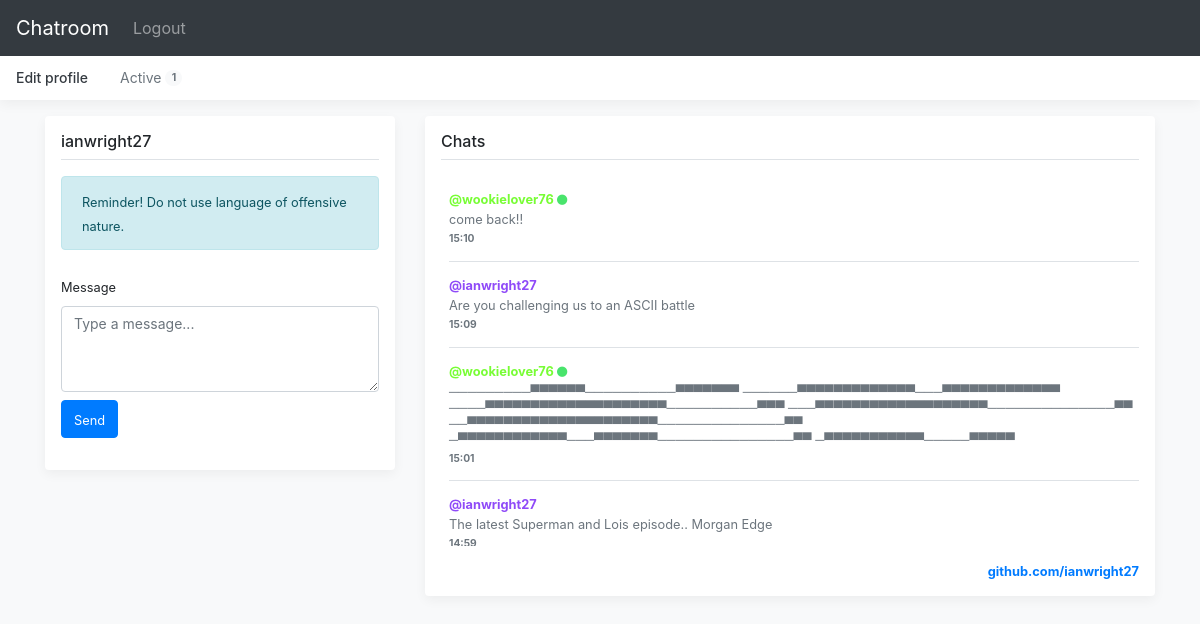
The app's page /chat/ (signed in) with its own data.
### tables this page shows
CREATE TABLE `messages` (
  `id` int(11) NOT NULL,
  `user_id` int(11) NOT NULL,
  `message` text NOT NULL,
  `time_sent` timestamp NOT NULL DEFAULT current_timestamp()
);

CREATE TABLE `users` (
  `id` int(11) NOT NULL,
  `username` varchar(40) NOT NULL,
  `email` varchar(255) NOT NULL,
  `pass` varchar(42) NOT NULL,
  `active` tinyint(1) NOT NULL,
  `color` varchar(25) NOT NULL,
  `last_active` timestamp NOT NULL DEFAULT current_timestamp() ON UPDATE current_timestamp()
);

### src/chat/index.php (the view, shortened to what this page needs)
<?php
require "../includes/conn.php";
$active_chats = getActive();
function getActive(){
  global $conn;
  $sql = "SELECT * FROM users WHERE active='1' ";
  $query = mysqli_query($conn, $sql);
  if ($query){
    $count = mysqli_num_rows($query);
    return $count;
  } else {
    echo mysqli_error($conn);
  }
}
?>
<!doctype html>
<html lang="en">
  <head>
    <link rel="stylesheet" href="https://maxcdn.bootstrapcdn.com/bootstrap/4.5.2/css/bootstrap.min.css">
    <link rel="stylesheet" href="https://cdnjs.cloudflare.com/ajax/libs/font-awesome/4.7.0/css/font-awesome.min.css">
    <link href="../assets/css/signin.css" rel="stylesheet">
    <link href="../assets/css/my.css" rel="stylesheet">
    <link href="../assets/css/offcanvas.css" rel="stylesheet">
  </head>
  <body class="bg-light">
    <nav class="navbar navbar-expand-md fixed-top navbar-dark bg-dark">
      <a class="navbar-brand" href="#">Chatroom</a>
      <div class="navbar-collapse offcanvas-collapse" id="navbarsExampleDefault">
        <ul class="navbar-nav mr-auto">
          <li class="nav-item">
            <a class="nav-link" href="../includes/logout.php">Logout</a>
          </li>
        </ul>
      </div>
    </nav>
    <div class="nav-scroller bg-white box-shadow">
      <nav class="nav nav-underline">
        <a class="nav-link active" href="#">Edit profile</a>
        <a class="nav-link" href="#">
          Active
          <span class="badge badge-pill bg-light align-text-bottom"><?php echo $active_chats; ?></span>
        </a>
      </nav>
    </div>
    <main role="main" class="container">
      <div class="row">
        <div class="col-4">
          <div class="my-3 p-3 bg-white rounded box-shadow">
            <h6 class="border-bottom border-gray pb-2 mb-0"><?php echo $_SESSION['username']; ?></h6>
            <div class="alert alert-info  mt-3 mb-0" role="alert">
              <small>Reminder! Do not use language of offensive nature.</small>
            </div>
            <form action="" method="POST" class="pt-0 pb-0">
              <br>
              <label for="message" class="text-small">
                <small>Message</small>
              </label><br>
              <textarea name="message" id="" cols="30" rows="3" placeholder="Type a message..." class="form-control placeholder-font"></textarea>
              <button class="btn btn-md mt-2 btn-primary " type="submit" name="submit">
                <small>Send</small>
              </button>
            </form>
<?php
require "../includes/conn.php";
    ?>
          </div>
        </div>
        <div class="col-8">
          <div class="my-3 p-3 bg-white rounded box-shadow" style="max-height: 480px;">
            <h6 class="border-bottom border-gray pb-2 mb-0">Chats</h6>
            <div class="my-3 pb-3 bg-white" style="max-height: 370px; overflow-y: hidden; overflow-y: scroll;">
<?php
$sql = "SELECT * FROM messages ORDER BY time_sent DESC";
$query = mysqli_query($conn, $sql);
if ($query) {
    while($row = mysqli_fetch_assoc($query)){
      $new_datetime = DateTime::createFromFormat ( "Y-m-d H:i:s", $row["time_sent"] );
      if (checkActive($row["user_id"]) == 1){
        echo
        '
          <div class="media text-muted pt-3">
            <img data-src="holder.js/32x32?theme=thumb&bg=007bff&fg=007bff&size=1" alt="" class="mr-2 rounded">
            <p class="media-body pb-3 mb-0 small lh-125 border-bottom border-gray">
              <strong class="d-block mb-1">
              <span class="font-weight-bold" style="color: #'.getColor($row["user_id"]).'">@'.getUsername($row["user_id"]).'</span>
              <span><i class="fa fa-circle active" aria-hidden="true"></i></span></strong>
              '.$row["message"].'
            <span class="pb-0 mb-0 mt-1 d-block small text-secondary font-weight-bold">'.$new_datetime->format('H:i').'</span>
            </p>
          </div>
        ';
      } else {
        echo
        '
          <div class="media text-muted pt-3">
            <img data-src="holder.js/32x32?theme=thumb&bg=007bff&fg=007bff&size=1" alt="" class="mr-2 rounded">
            <p class="media-body pb-3 mb-0 small lh-125 border-bottom border-gray">
              <strong class="d-block mb-1">
              <span class="font-weight-bold" style="color: #'.getColor($row["user_id"]).'">@'.getUsername($row["user_id"]).'</span><br>
              </strong>
              '.$row["message"].'
            <span class="pb-0 mb-0 mt-1 d-block small text-secondary font-weight-bold">'.$new_datetime->format('H:i').'</span>
            </p>
          </div>
        ';
      }
    }
}
function getUsername($user_id){
  global $conn;
  $sql = "SELECT * FROM users WHERE id ='".$user_id."'";
  $query = mysqli_query($conn, $sql);
  if ($query) {
    $row  = mysqli_fetch_array($query);
    if(is_array($row)) {
      return $row['username'];
    }
  } else {
    echo mysqli_error($conn);
  }
}
function checkActive($user_id){
  global $conn;
  $sql = "SELECT * FROM users WHERE id ='".$user_id."'";
  $query = mysqli_query($conn, $sql);
  if ($query) {
    $row  = mysqli_fetch_array($query);
    if(is_array($row)) {
      if ($row['active'] == '1'){
        return 1;
      } else {
        return 0;
      }
    }
  } else {
    echo mysqli_error($conn);
  }
}
function getColor($user_id){
  global $conn;
  $sql = "SELECT * FROM users WHERE id ='".$user_id."'";
  $query = mysqli_query($conn, $sql);
  if ($query) {
    $row  = mysqli_fetch_array($query);
    if(is_array($row)) {
      return $row['color'];
    }
  } else {
    echo mysqli_error($conn);
  }
}
?>
          </div>
            <small class="d-block text-right mt-3">
              <a href="https://github.com/ianwright27"><b>github.com/ianwright27</b></a>
            </small>
        </div>
      </div>
    </main>
  </body>
</html>

### src/assets/css/signin.css (style rules this page uses)
html, body { height: 100%; }
body { background-color: #f5f5f5; }

### src/assets/css/my.css (style rules this page uses)
.active { font-size: 12px; color: #49e46c; }
.placeholder-font::placeholder { font-size: 14px; }

### src/assets/css/offcanvas.css (style rules this page uses)
html, body { overflow-x: hidden; }
body { padding-top: 56px; }
.nav-scroller { position: relative; z-index: 2; height: 2.75rem; overflow-y: hidden; }
.nav-scroller .nav { display: -webkit-box; display: -ms-flexbox; display: flex; -ms-flex-wrap: nowrap; flex-wrap: nowrap; padding-bottom: 1rem; margin-top: -1px; overflow-x: auto; color: rgba(255, 255, 255, .75); text-align: center; white-space: nowrap; -webkit-overflow-scrolling: touch; }
.nav-underline .nav-link { padding-top: .75rem; padding-bottom: .75rem; font-size: .875rem; color: var(--secondary); }
.nav-underline .active { font-weight: 500; color: var(--gray-dark); }
.border-bottom { border-bottom: 1px solid #e5e5e5; }
.box-shadow { box-shadow: 0 .25rem .75rem rgba(0, 0, 0, .05); }
.lh-125 { line-height: 1.25; }

### records on screen
messages: user.username "wookielover76", message "come back!!", time_sent "15:10"
messages: user.username "ianwright27", message "Are you challenging us to an ASCII battle", time_sent "15:09"
messages: user.username "wookielover76", message "─────────▀▀▀▀▀▀──────────▀▀▀▀▀▀▀ ──────▀▀▀▀▀▀▀▀▀▀▀▀▀───▀▀▀▀▀▀▀▀▀▀▀▀▀ ────▀▀▀▀▀▀▀▀▀▀▀▀▀▀▀▀▀▀▀▀──────────▀▀▀ ───▀▀▀▀▀▀▀▀▀▀▀▀▀▀▀▀▀▀▀──────────────▀▀ ──▀▀▀▀▀▀▀▀▀▀▀▀▀▀▀▀▀▀▀▀▀──────────────▀▀ ─▀▀▀▀▀▀▀▀▀▀▀▀───▀▀▀▀▀▀▀───────────────▀▀ ─▀▀▀▀▀▀▀▀▀▀▀─────▀▀▀▀▀", time_sent "15:01"
messages: user.username "ianwright27", message "The latest Superman and Lois episode.. Morgan Edge", time_sent "14:59"

### other values on screen
$active_chats "1"
$_SESSION['username'] "ianwright27"
